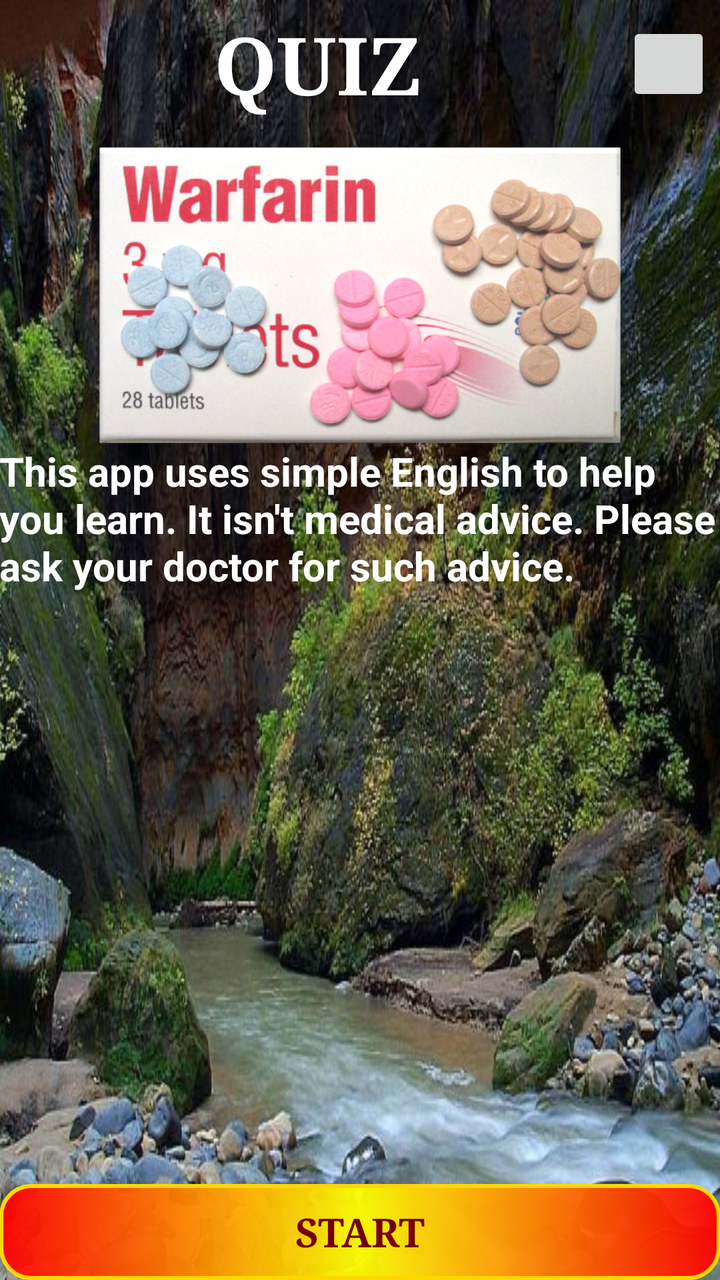
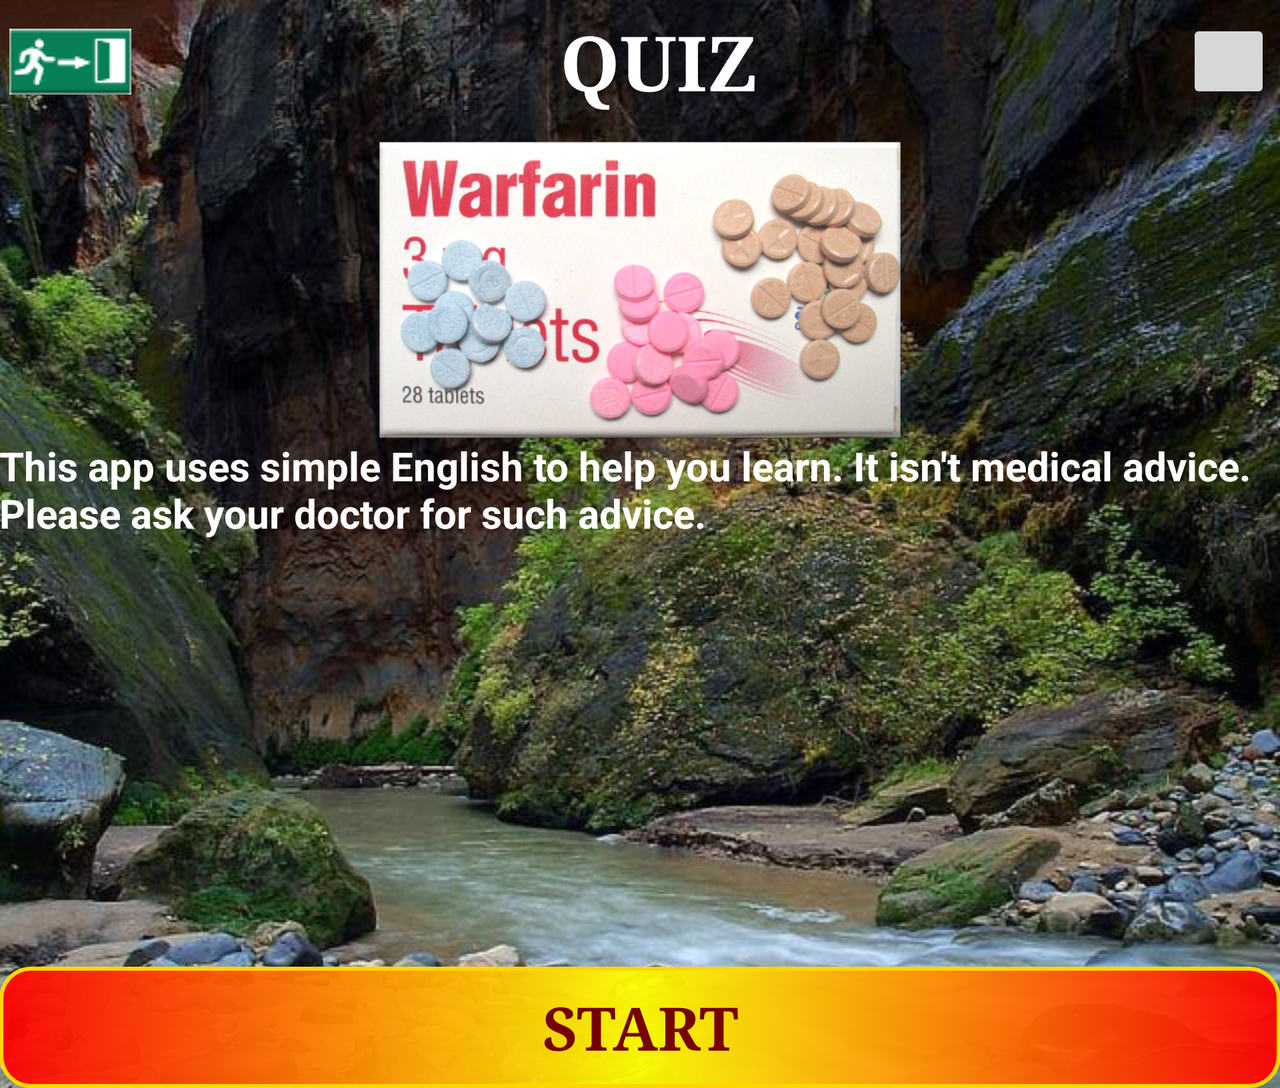

The same Android screen from two of the app's own layout files: first res/layout/ as a phone draws it, then the repository's variant for another configuration, drawn on a device whose configuration selects that folder. Both files follow.
<!-- AndroidManifest.xml: activity theme AppTheme.NoActionBar -->
<!-- res/layout/activity_main.xml -->
<?xml version="1.0" encoding="utf-8"?>
<ScrollView xmlns:android="http://schemas.android.com/apk/res/android"
    xmlns:tools="http://schemas.android.com/tools"
    xmlns:components="http://schemas.android.com/apk/res-auto"
    android:layout_width="match_parent"
    android:layout_height="match_parent"
    android:fillViewport="true"
    android:background="@drawable/narrow"
    android:id="@+id/scrollView">

    <LinearLayout
        android:layout_width="match_parent"
        android:layout_height="match_parent"
        android:paddingBottom="@dimen/activity_vertical_margin"
        android:paddingLeft="@dimen/activity_horizontal_margin"
        android:paddingRight="@dimen/activity_horizontal_margin"
        android:paddingTop="@dimen/activity_vertical_margin"
        android:orientation="vertical"
        tools:context=".MainActivity"
        android:transitionGroup="true">

        <GridLayout
            android:orientation="horizontal"
            android:layout_width="match_parent"
            android:layout_height="wrap_content"
            android:gravity="center"
            android:layout_marginBottom="8dp"
            android:padding="5dp">

            <TextView
                android:layout_width="wrap_content"
                android:layout_height="wrap_content"
                android:text="QUIZ"
                android:fontFamily="serif"
                android:textSize="40sp"
                android:textStyle="bold"
                android:textColor="#FFFFFFFF"
                android:layout_gravity="center"
                android:gravity="center"
                android:layout_row="0"
                android:layout_column="3"
                android:id="@+id/textView" />

            <ImageButton
                android:layout_width="42dp"
                android:layout_height="42dp"
                android:layout_gravity="center_vertical"
                android:layout_row="0"
                android:layout_column="4"
                android:id="@+id/speechButton1" />

        </GridLayout>

        <ImageView
            android:layout_width="match_parent"
            android:layout_height="150dp"
            android:src="@drawable/warfarin"
            android:id="@+id/imageView2" />

        <TextView
            android:layout_width="match_parent"
            android:layout_height="wrap_content"
            android:textSize="20sp"
            android:layout_marginTop="@dimen/activity_vertical_margin"
            android:layout_marginBottom="8dp"
            android:textColor="#FFFFFFFF"
            android:textStyle="bold"
            android:text="@string/disclaimer"
            android:id="@+id/disclaimerText" />

        <Space
            android:layout_width="0dp"
            android:layout_height="0dp"
            android:layout_weight="1">
        </Space>

        <Button
            android:layout_width="match_parent"
            android:layout_height="wrap_content"
            android:text="Start"
            android:textSize="20sp"
            android:textStyle="bold"
            android:textColor="#FF760000"
            android:background="@drawable/buttons"
            android:padding="10dp"
            android:id="@+id/button1"
            android:fontFamily="serif" />

    </LinearLayout>

</ScrollView>
<!-- resources referenced by this layout -->
<resources>
  <!-- drawable buttons (drawable) -->
  <?xml version="1.0" encoding="utf-8"?>
  <selector xmlns:android="http://schemas.android.com/apk/res/android">
      <item>
          <shape android:shape="rectangle">
              <solid android:color="#F080ff93"/>
              <stroke android:color="#FFD700"
                  android:width="2dp" />
              
              <corners android:radius="15dp" />
              <gradient android:centerColor="#FFFFFF00"
                  android:endColor="#FFFF0000"
                  android:startColor="#FFFF0000"/>
          </shape>
      </item>
  </selector>
  <!-- drawable narrow: jpg bitmap (drawable, 96507 bytes) -->
  <!-- drawable warfarin: png bitmap (drawable, 221628 bytes) -->
  <string name="disclaimer">
      This app uses simple English to help you learn.  It isn\'t medical advice.   Please ask your doctor for such advice.
  </string>
  <style name="AppTheme.NoActionBar">
          <item name="windowActionBar">false</item>
          <item name="windowNoTitle">true</item>
          <item name="android:windowFullscreen">true</item>
      </style>
</resources>
<!-- res/layout-land/activity_main.xml (the repository's variant of the layout above) -->
<!-- drawn on the phone turned sideways -->
<?xml version="1.0" encoding="utf-8"?>
<ScrollView xmlns:android="http://schemas.android.com/apk/res/android"
    xmlns:tools="http://schemas.android.com/tools"
    xmlns:components="http://schemas.android.com/apk/res-auto"
    android:layout_width="match_parent"
    android:layout_height="match_parent"
    android:fillViewport="true"
    android:background="@drawable/narrow"
    android:id="@+id/scrollView">

    <LinearLayout
        android:layout_width="match_parent"
        android:layout_height="match_parent"
        android:paddingBottom="@dimen/activity_vertical_margin"
        android:paddingLeft="@dimen/activity_horizontal_margin"
        android:paddingRight="@dimen/activity_horizontal_margin"
        android:paddingTop="@dimen/activity_vertical_margin"
        android:orientation="vertical"
        tools:context=".MainActivity"
        android:transitionGroup="true">

        <GridLayout
            android:orientation="horizontal"
            android:layout_width="match_parent"
            android:layout_height="wrap_content"
            android:gravity="center"
            android:layout_marginBottom="8dp"
            android:padding="5dp"
            >

            <ImageButton
                android:layout_width="wrap_content"
                android:layout_height="wrap_content"
                android:src="@drawable/exit_small"
                android:background="#FFFFFFFF"
                android:layout_gravity="center_vertical"
                android:layout_row="0"
                android:layout_column="0"
                android:id="@+id/exitImageButton" />

            <TextView
                android:layout_width="wrap_content"
                android:layout_height="wrap_content"
                android:text="QUIZ"
                android:fontFamily="serif"
                android:textSize="38sp"
                android:textStyle="bold"
                android:textColor="#FFFFFFFF"
                android:layout_gravity="center"
                android:gravity="center"
                android:layout_row="0"
                android:layout_column="3"
                android:id="@+id/textView" />

            <ImageButton
                android:layout_width="42dp"
                android:layout_height="42dp"
                android:layout_gravity="center_vertical"
                android:layout_row="0"
                android:layout_column="4"
                android:id="@+id/speechButton1" />


        </GridLayout>



        <ImageView
            android:layout_width="match_parent"
            android:layout_height="150dp"
            android:src="@drawable/warfarin"
            android:id="@+id/imageView2" />


        <TextView
            android:layout_width="match_parent"
            android:layout_height="wrap_content"
            android:textSize="20sp"
            android:layout_marginTop="@dimen/activity_vertical_margin"
            android:layout_marginBottom="8dp"
            android:textColor="#FFFFFFFF"
            android:textStyle="bold"
            android:text="@string/disclaimer"
            android:id="@+id/disclaimerText" />



        <FrameLayout
            android:layout_width="match_parent"
            android:layout_height="0dp"
            android:layout_weight="1">
        </FrameLayout>






        <Button
            android:layout_width="match_parent"
            android:layout_height="wrap_content"
            android:text="Start"
            android:textSize="30sp"
            android:textStyle="bold"
            android:textColor="#FF760000"
            android:background="@drawable/buttons"
            android:padding="10dp"
            android:id="@+id/button1"
            android:fontFamily="serif" />




    </LinearLayout>

</ScrollView>
<!-- resources referenced by the variant -->
<!-- as the phone turned sideways resolves them -->
<resources>
  <!-- drawable buttons (drawable) -->
  <?xml version="1.0" encoding="utf-8"?>
  <selector xmlns:android="http://schemas.android.com/apk/res/android">
      <item>
          <shape android:shape="rectangle">
              <solid android:color="#F080ff93"/>
              <stroke android:color="#FFD700"
                  android:width="2dp" />
              
              <corners android:radius="15dp" />
              <gradient android:centerColor="#FFFFFF00"
                  android:endColor="#FFFF0000"
                  android:startColor="#FFFF0000"/>
          </shape>
      </item>
  </selector>
  <!-- drawable exit_small: png bitmap (drawable, 1640 bytes) -->
  <!-- drawable narrow: jpg bitmap (drawable, 96507 bytes) -->
  <!-- drawable warfarin: png bitmap (drawable, 221628 bytes) -->
  <string name="disclaimer">
      This app uses simple English to help you learn.  It isn\'t medical advice.   Please ask your doctor for such advice.
  </string>
  <style name="AppTheme.NoActionBar">
          <item name="windowActionBar">false</item>
          <item name="windowNoTitle">true</item>
          <item name="android:windowFullscreen">true</item>
      </style>
</resources>
